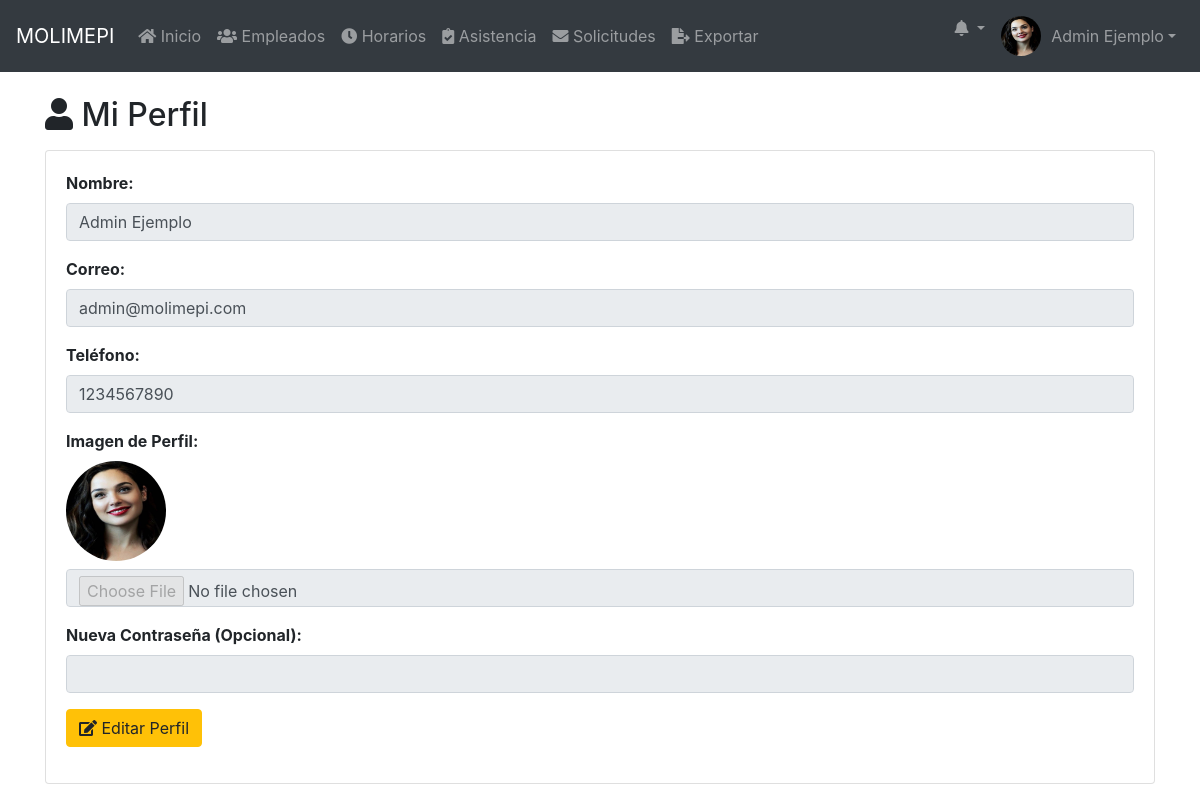
Page /public/perfil.php (signed in) on the committed database.
### tables this page shows
CREATE TABLE `usuarios` (
  `ID` int(11) NOT NULL,
  `nombre` varchar(100) NOT NULL,
  `identificacion` varchar(50) NOT NULL,
  `cargo` varchar(50) NOT NULL,
  `telefono` varchar(20) DEFAULT NULL,
  `correo` varchar(100) DEFAULT NULL,
  `nickname` varchar(50) NOT NULL,
  `password` varchar(255) DEFAULT NULL,
  `rol` enum('Administrador','Empleado') DEFAULT 'Empleado',
  `imagen` varchar(255) DEFAULT 'imgs/nofoto.png',
  `fecha_registro` timestamp NOT NULL DEFAULT current_timestamp(),
  `cambio_password` tinyint(1) DEFAULT 0
);

### public/perfil.php (the view, shortened to what this page needs)
<?php
require_once '../config/database.php';
$usuario_id = $_SESSION['usuario_id'];
$stmt = $pdo->prepare("SELECT nombre, correo, telefono, rol, imagen FROM usuarios WHERE ID = :id");
$stmt->execute(['id' => $usuario_id]);
$empleado = $stmt->fetch(PDO::FETCH_ASSOC);
?>
<!DOCTYPE html>
<html lang="es">
<?php include 'head.php'; ?>
<body>
    <?php include 'navbar.php'; ?>
    <div class="container mt-4">
        <h2><i class="fas fa-user"></i> Mi Perfil</h2>
        <div class="card mt-3">
            <div class="card-body">
                <form method="post" enctype="multipart/form-data">
                    <div class="form-group">
                        <label><strong>Nombre:</strong></label>
                        <input type="text" name="nombre" class="form-control" value="<?php echo htmlspecialchars($empleado['nombre']); ?>" required disabled>
                    </div>
                    <div class="form-group">
                        <label><strong>Correo:</strong></label>
                        <input type="email" name="correo" class="form-control" value="<?php echo htmlspecialchars($empleado['correo']); ?>" required disabled>
                    </div>
                    <div class="form-group">
                        <label><strong>Teléfono:</strong></label>
                        <input type="text" name="telefono" class="form-control" value="<?php echo htmlspecialchars($empleado['telefono']); ?>" required disabled>
                    </div>
                    <div class="form-group">
                        <label><strong>Imagen de Perfil:</strong></label><br>
                        <img src="<?php echo (!empty($empleado['imagen']) && file_exists("../" . $empleado['imagen'])) ? "../" . $empleado['imagen'] : '../public/imgs/nofoto.png'; ?>" class="rounded-circle clickable-image" style="width: 100px; height: 100px;" data-toggle="modal" data-target="#imageModal" data-img-src="<?php echo (!empty($empleado['imagen']) && file_exists("../" . $empleado['imagen'])) ? "../" . $empleado['imagen'] : '../public/imgs/nofoto.png'; ?>">
                        <input type="file" name="imagen" class="form-control mt-2" disabled>
                    </div>
                    <div class="form-group">
                        <label><strong>Nueva Contraseña (Opcional):</strong></label>
                        <input type="password" name="password" class="form-control" disabled>
                    </div>
                    <div class="form-group">
                        <button type="button" id="editarPerfil" class="btn btn-warning"><i class="fas fa-edit"></i> Editar Perfil</button>
                    </div>
                </form>
            </div>
        </div>
    </div>
</body>
</html>

### public/navbar.php (shortened to what this page needs)
<?php
require_once '../config/database.php';
$stmt = $pdo->prepare("SELECT nombre, imagen FROM usuarios WHERE ID = :id");
$stmt->execute(['id' => $_SESSION['usuario_id']]);
$usuario = $stmt->fetch(PDO::FETCH_ASSOC);
$imagenPerfil = (!empty($usuario['imagen']) && file_exists("../" . $usuario['imagen'])) ? "../" . $usuario['imagen'] : '../public/imgs/nofoto.png';
?>
<nav class="navbar navbar-expand-lg navbar-dark bg-dark">
    <a class="navbar-brand" href="dashboard.php">MOLIMEPI</a>
    <div class="collapse navbar-collapse" id="navbarNav">
        <ul class="navbar-nav mr-auto">
            <li class="nav-item">
                <a class="nav-link" href="dashboard.php"><i class="fas fa-home"></i> Inicio</a>
            </li>
            <?php if ($_SESSION['rol'] === 'Administrador'): ?>
            <li class="nav-item">
                <a class="nav-link" href="empleados.php"><i class="fas fa-users"></i> Empleados</a>
            </li>
            <?php endif; ?>
            <li class="nav-item">
                <a class="nav-link" href="horarios.php"><i class="fas fa-clock"></i> Horarios</a>
            </li>
            <li class="nav-item">
                <a class="nav-link" href="asistencia.php"><i class="fas fa-clipboard-check"></i> Asistencia</a>
            </li>
            <li class="nav-item">
                <a class="nav-link" href="solicitudes.php"><i class="fas fa-envelope"></i> Solicitudes</a>
            </li>
            <?php if ($_SESSION['rol'] === 'Administrador'): ?>
            <li class="nav-item">
                <a class="nav-link" href="exportar.php"><i class="fas fa-file-export"></i> Exportar</a>
            </li>
            <?php endif; ?>
        </ul>
        <ul class="navbar-nav ml-auto">
            <li class="nav-item dropdown">
                <a class="nav-link dropdown-toggle position-relative" href="#" id="notificacionesDropdown" role="button" data-toggle="dropdown" aria-haspopup="true" aria-expanded="false">
                    <i class="fas fa-bell"></i>
                </a>
            </li>
            <li class="nav-item dropdown">
                <a class="nav-link dropdown-toggle d-flex align-items-center" href="#" id="userDropdown" role="button" data-toggle="dropdown" aria-haspopup="true" aria-expanded="false">
                    <img src="<?php echo $imagenPerfil; ?>" class="rounded-circle" style="width: 40px; height: 40px; margin-right: 10px;">
                    <span><?php echo htmlspecialchars($usuario['nombre']); ?></span>
                </a>
            </li>
        </ul>
    </div>
</nav>

### rows in the picture
usuarios: imagen (picture), nombre "Admin Ejemplo", correo "admin@molimepi.com", telefono "1234567890"
